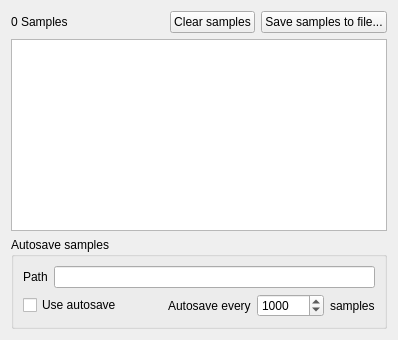
        <widget class="QWidget" name="tab_10">
         <attribute name="title">
          <string>Experiment</string>
         </attribute>
         <layout class="QVBoxLayout" name="verticalLayout_22">
          <item>
           <layout class="QHBoxLayout" name="horizontalLayout_7">
            <item>
             <widget class="QLabel" name="experimentSampleLabel">
              <property name="text">
               <string>0 Samples</string>
              </property>
             </widget>
            </item>
            <item>
             <spacer name="horizontalSpacer_4">
              <property name="orientation">
               <enum>Qt::Horizontal</enum>
              </property>
              <property name="sizeHint" stdset="0">
               <size>
                <width>40</width>
                <height>20</height>
               </size>
              </property>
             </spacer>
            </item>
            <item>
             <widget class="QPushButton" name="experimentClearSamplesButton">
              <property name="text">
               <string>Clear samples</string>
              </property>
             </widget>
            </item>
            <item>
             <widget class="QPushButton" name="experimentSaveSamplesButton">
              <property name="text">
               <string>Save samples to file...</string>
              </property>
             </widget>
            </item>
           </layout>
          </item>
          <item>
           <widget class="QTextBrowser" name="experimentBrowser"/>
          </item>
          <item>
           <widget class="QGroupBox" name="groupBox_6">
            <property name="title">
             <string>Autosave samples</string>
            </property>
            <layout class="QVBoxLayout" name="verticalLayout_11">
             <item>
              <layout class="QHBoxLayout" name="horizontalLayout_13">
               <item>
                <widget class="QLabel" name="label_14">
                 <property name="text">
                  <string>Path</string>
                 </property>
                </widget>
               </item>
               <item>
                <widget class="QLineEdit" name="experimentPathEdit"/>
               </item>
              </layout>
             </item>
             <item>
              <layout class="QHBoxLayout" name="horizontalLayout_8">
               <item>
                <widget class="QCheckBox" name="experimentAutosaveBox">
                 <property name="text">
                  <string>Use autosave</string>
                 </property>
                </widget>
               </item>
               <item>
                <spacer name="horizontalSpacer_5">
                 <property name="orientation">
                  <enum>Qt::Horizontal</enum>
                 </property>
                 <property name="sizeHint" stdset="0">
                  <size>
                   <width>40</width>
                   <height>20</height>
                  </size>
                 </property>
                </spacer>
               </item>
               <item>
                <widget class="QLabel" name="label_13">
                 <property name="text">
                  <string>Autosave every</string>
                 </property>
                </widget>
               </item>
               <item>
                <widget class="QSpinBox" name="experimentAutosaveIntervalBox">
                 <property name="maximum">
                  <number>1000000</number>
                 </property>
                 <property name="value">
                  <number>1000</number>
                 </property>
                </widget>
               </item>
               <item>
                <widget class="QLabel" name="label_15">
                 <property name="text">
                  <string>samples</string>
                 </property>
                </widget>
               </item>
              </layout>
             </item>
            </layout>
           </widget>
          </item>
         </layout>
        </widget>
